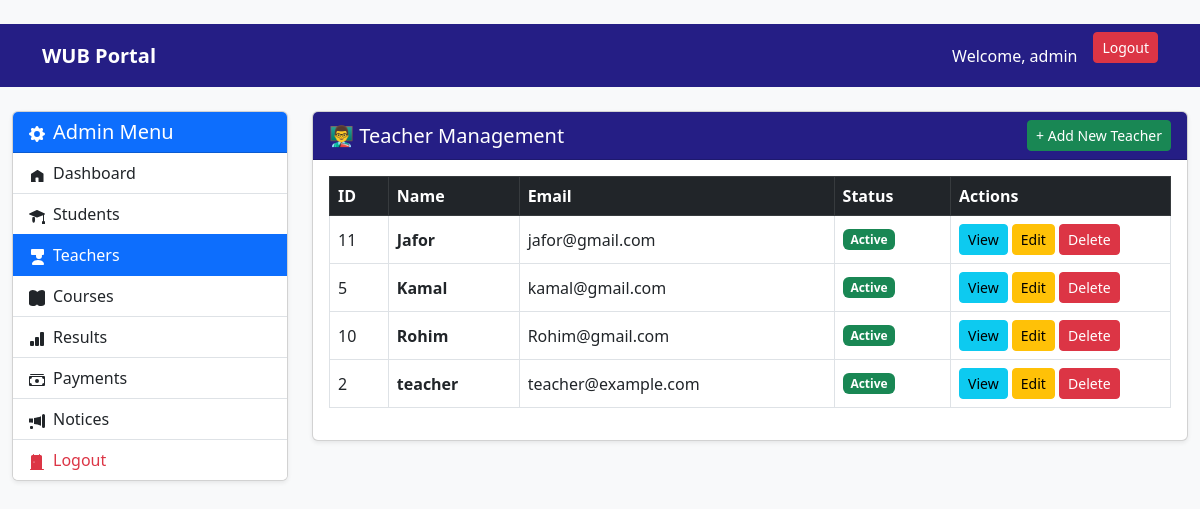
The app's page /dashboard/admin/teachers/ (signed in) with its own data.
### accounts/models.py (models this page shows)
class CustomUser(AbstractUser):
    role = models.CharField(max_length=20, default='student')
    profile_picture = models.ImageField(
        upload_to='profile_pics/',
        null=True,
        blank=True
    )
    phone = models.CharField(max_length=20, null=True, blank=True)
    address = models.TextField(null=True, blank=True)

### accounts/views.py (the view)
# urls.py: path('dashboard/admin/teachers/', account_views.admin_teachers, name='admin_teachers'),
@login_required(login_url='/login/')
def admin_teachers(request):
    if request.user.role != 'admin':
        return redirect('home')
    teachers = User.objects.filter(role='teacher').order_by('username')
    return render(request, 'admin/teachers.html', {'teachers': teachers})

### templates/admin/teachers.html (shortened to what this page needs)
﻿{% extends 'admin/admin_base.html' %}
{% block admin_content %}
<div class="card shadow-sm">
    <div class="card-header d-flex justify-content-between align-items-center">
        <h5 class="mb-0">👨‍🏫 Teacher Management</h5>
        <a href="{% url 'admin_teacher_add' %}" class="btn btn-success btn-sm">
            + Add New Teacher
        </a>
    </div>
    <div class="card-body">
        <div class="table-responsive">
            <table class="table table-bordered table-hover align-middle">
                <thead class="table-dark">
                    <tr>
                        <th>ID</th>
                        <th>Name</th>
                        <th>Email</th>
                        <th>Status</th>
                        <th width="220">Actions</th>
                    </tr>
                </thead>
                <tbody>
                    {% for teacher in teachers %}
                    <tr>
                        <td>{{ teacher.id }}</td>
                        <td>
                            <strong>{{ teacher.username }}</strong>
                        </td>
                        <td>{{ teacher.email }}</td>
                        <td>
                            {% if teacher.is_active %}
                                <span class="badge bg-success">Active</span>
                            {% else %}
                                <span class="badge bg-danger">Inactive</span>
                            {% endif %}
                        </td>
                        <td>
                            <a href="{% url 'admin_teacher_details' teacher.id %}"
                               class="btn btn-info btn-sm">
                                View
                            </a>
                            <a href="{% url 'admin_teacher_edit' teacher.id %}"
                               class="btn btn-warning btn-sm">
                                Edit
                            </a>
                            <a href="{% url 'admin_teacher_delete' teacher.id %}"
                               class="btn btn-danger btn-sm"
                               onclick="return confirm('Are you sure you want to delete this teacher?');">
                                Delete
                            </a>
                        </td>
                    </tr>
                    {% empty %}
                    <tr>
                        <td colspan="5" class="text-center text-muted py-4">
                            No teachers found.
                        </td>
                    </tr>
                    {% endfor %}
                </tbody>
            </table>
        </div>
    </div>
</div>
{% endblock %}

### templates/base.html (shortened to what this page needs)
{% load static %}
<!DOCTYPE html>
<html lang="en">
<head>
    <link href="https://cdn.jsdelivr.net/npm/bootstrap@5.3.0/dist/css/bootstrap.min.css" rel="stylesheet">
</head>
<body>
    <nav class="navbar navbar-expand-lg navbar-dark">
        <div class="container">
            <a class="navbar-brand fw-bold" href="{% url 'student_dashboard' %}">WUB Portal</a>
            <div class="ms-auto d-flex align-items-center">
                <span class="text-white me-3">
                    Welcome, {{ request.user.get_full_name|default:request.user.username }}
                </span>
                <form method="post" action="{% url 'logout' %}" style="display: inline;">
                    <button type="submit" class="btn btn-danger btn-sm">Logout</button>
                </form>
            </div>
        </div>
    </nav>
    {% block content %}
    {% endblock %}
</body>
</html>

### templates/base.html (style rules this page uses)
body { background-color: #f8f9fa; }
.navbar { background: #251e85; }
.navbar-brand, .nav-link { color: white !important; }
.card-header { background: #251e85; color: white; }

### records on screen
CustomUser: user.get_full_name "admin"
CustomUser: id "11", username "Jafor", email "jafor@gmail.com", is_active "Active"
CustomUser: id "5", username "Kamal", email "kamal@gmail.com", is_active "Active"
CustomUser: id "10", username "Rohim", email "Rohim@gmail.com", is_active "Active"
CustomUser: id "2", username "teacher", email "teacher@example.com", is_active "Active"
